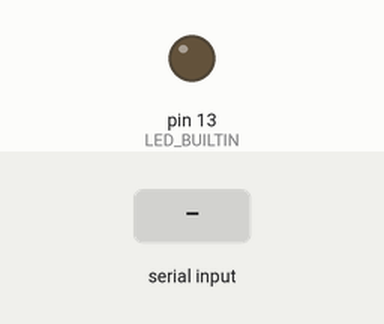
A sketch run on a simulated Arduino Uno, built with avr-gcc and run on an emulated ATmega328P. Shown: output pins drawn as LEDs (lit = HIGH). The inputs (shaded band) are chosen by the test bench.

Above: at 1.2 s.
1.3 s: "90,45\n" received over Serial
Timing chart, 0 to 4.3 s (numbered marks = the images above; inputs shaded):
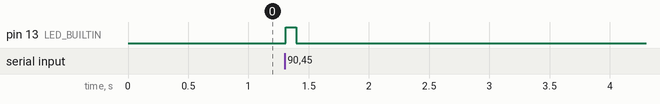

The sketch:

prueba_rel.ino
```cpp
String string;
char cadena[10];
char * pch;

int numero;

String leer_string(){
  string = Serial.readString();
  return string;
}

void setup() {
  pinMode(LED_BUILTIN, OUTPUT);
  Serial.begin(9600);
  while(!Serial){
    ;
  }
  Serial.setTimeout(2);
}

void loop() {

   if(Serial.available() > 0){
        string = leer_string();
        numero = string.toInt();

          digitalWrite(LED_BUILTIN, HIGH);   // turn the LED on (HIGH is the voltage level)
          delay(numero);                       // wait for a second
          digitalWrite(LED_BUILTIN, LOW);    // turn the LED off by making the voltage LOW
          delay(numero);                       // wait for a
    }

}
```

Measured:
- after the input at 1.3 s, pin 13 (LED_BUILTIN): LOW → HIGH at once, → LOW 0.09 s later
